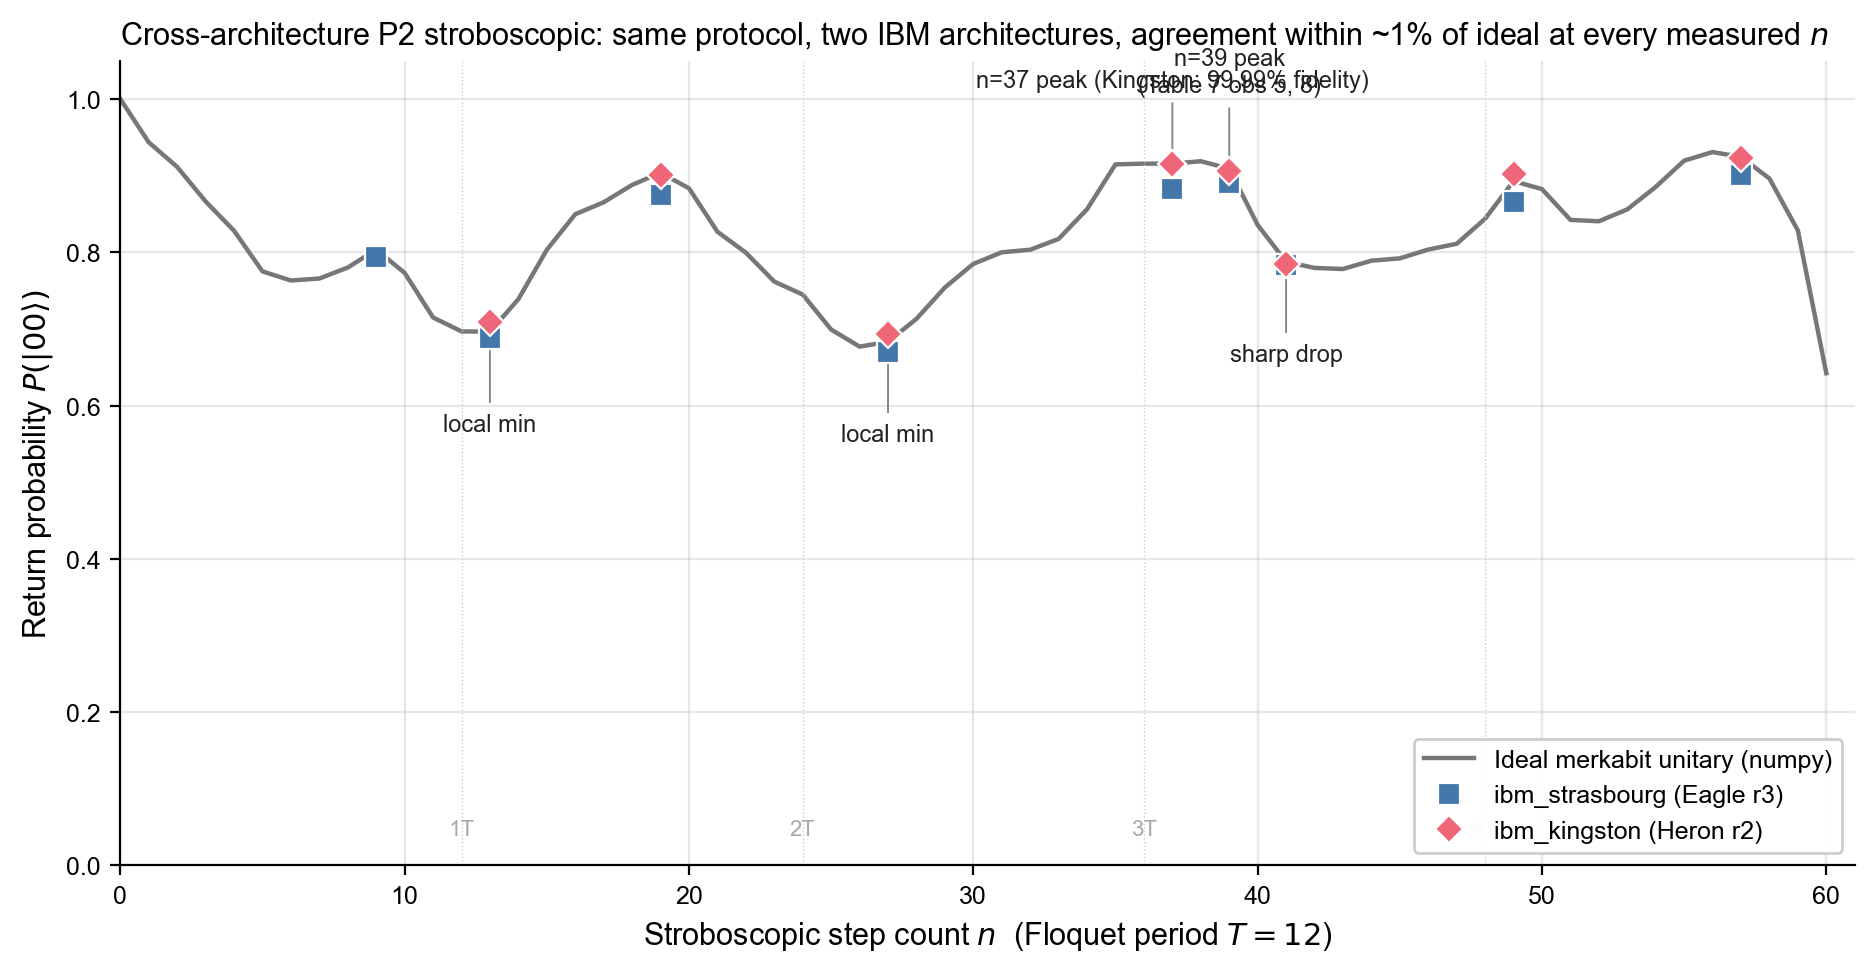

This chart was generated by the following Python code:
#!/usr/bin/env python3
"""
Figure 2 — Cross-architecture P2 stroboscopic return probability.

Single-panel figure showing P(|00>) at stroboscopic step n on:
  - IBM Eagle r3 (ibm_strasbourg) — blue squares
  - IBM Heron r2 (ibm_kingston)   — red diamonds
  - Ideal merkabit unitary (computed from base formulas) — grey line

This is the cleanest single-panel hardware result in the paper:
the same Floquet protocol on two different IBM architectures (heavy-hex
Eagle r3 and Heron r2) produces P_return values within ~1% of the ideal
quantum prediction at every measured step count, including the local
minima at n = 13 and n = 27, the quasi-period peak at n = 39, and the
sharp drop at n = 41.

Data sources:
  - Strasbourg / Kingston measurements: HARDWARE-RESULTS.md (canonical)
  - Ideal curve: simulations/angle_perturbation_control.py (numpy unitary
    that reproduces every paper-quoted ideal value to 4-digit agreement)

Output: fig2_cross_architecture_p2.png/.pdf
"""
import os, sys
import numpy as np
import matplotlib.pyplot as plt
import matplotlib as mpl

HERE = os.path.dirname(os.path.abspath(__file__))
sys.path.insert(0, os.path.join(HERE, "..", "simulations"))
import angle_perturbation_control as apc

# ── Style ──
mpl.rcParams.update({
    "font.family": "sans-serif",
    "font.sans-serif": ["Arial", "Helvetica", "DejaVu Sans"],
    "font.size": 10, "axes.labelsize": 11, "axes.titlesize": 11,
    "xtick.labelsize": 9, "ytick.labelsize": 9, "legend.fontsize": 9,
    "axes.spines.top": False, "axes.spines.right": False,
    "axes.grid": True, "grid.alpha": 0.3,
})

# ── Hardware data from HARDWARE-RESULTS.md ──
# Eagle r3 (ibm_strasbourg), 9 April 2026, batched job d7bovn8evlqs73a4buk0
STRASBOURG = {
    9:  0.7939, 13: 0.6882, 19: 0.8748, 27: 0.6699, 37: 0.8826,
    39: 0.8899, 41: 0.7830, 49: 0.8660, 57: 0.9014,
}
# Heron r2 (ibm_kingston), 12 April 2026, job d7ds1uh5a5qc73dq87d0
KINGSTON = {
    13: 0.7090, 19: 0.9011, 27: 0.6938, 37: 0.9155,
    39: 0.9058, 41: 0.7849, 49: 0.9016, 57: 0.9229,
}

# ── Compute ideal curve from numpy unitary ──
n_max = 60
P_ideal, _ = apc.predicted_observables(apc.MERKABIT_MULTIPLIERS, n_max=n_max)
n_ideal = np.arange(0, n_max + 1)

# ── Build figure ──
fig, ax = plt.subplots(figsize=(9.5, 5.0))

# Ideal curve
ax.plot(n_ideal, P_ideal, "-", color="#777777", linewidth=1.6,
        label="Ideal merkabit unitary (numpy)", zorder=2)

# Strasbourg measurements
xs = sorted(STRASBOURG)
ys = [STRASBOURG[n] for n in xs]
ax.plot(xs, ys, "s", color="#4477AA", markersize=8, label="ibm_strasbourg (Eagle r3)",
        zorder=4, markeredgecolor="white", markeredgewidth=0.8)

# Kingston measurements
xs = sorted(KINGSTON)
ys = [KINGSTON[n] for n in xs]
ax.plot(xs, ys, "D", color="#EE6677", markersize=7, label="ibm_kingston (Heron r2)",
        zorder=5, markeredgecolor="white", markeredgewidth=0.8)

# Highlight key step counts
key_features = [
    (13, P_ideal[13], "local min", "below"),
    (27, P_ideal[27], "local min", "below"),
    (37, P_ideal[37], "n=37 peak (Kingston: 99.99% fidelity)", "above"),
    (39, P_ideal[39], "n=39 peak\n(Table 7 obs 5, 8)", "above"),
    (41, P_ideal[41], "sharp drop", "below"),
]
for n, p_ideal, label, where in key_features:
    if where == "above":
        ax.annotate(label, xy=(n, p_ideal), xytext=(n, p_ideal + 0.10),
                    ha="center", fontsize=8.5, color="#222",
                    arrowprops=dict(arrowstyle="-", color="#888", lw=0.7))
    else:
        ax.annotate(label, xy=(n, p_ideal), xytext=(n, p_ideal - 0.13),
                    ha="center", fontsize=8.5, color="#222",
                    arrowprops=dict(arrowstyle="-", color="#888", lw=0.7))

# Floquet period markers
T = 12
for k in range(1, 5):
    ax.axvline(k * T, color="#cccccc", linewidth=0.5, linestyle=":")
    ax.text(k * T, 0.04, f"{k}T", color="#aaaaaa", fontsize=8, ha="center")

ax.set_xlabel(r"Stroboscopic step count $n$  (Floquet period $T = 12$)")
ax.set_ylabel(r"Return probability $P(|00\rangle)$")
ax.set_xlim(0, n_max + 1)
ax.set_ylim(0, 1.05)
ax.set_title(r"Cross-architecture P2 stroboscopic: same protocol, two IBM architectures, "
             r"agreement within ~1% of ideal at every measured $n$", loc="left")
ax.legend(loc="lower right", framealpha=0.95)

plt.tight_layout()
out_png = os.path.join(HERE, "fig2_cross_architecture_p2.png")
out_pdf = os.path.join(HERE, "fig2_cross_architecture_p2.pdf")
plt.savefig(out_png, dpi=200, bbox_inches="tight")
plt.savefig(out_pdf, bbox_inches="tight")
print(f"Wrote {out_png}")
print(f"Wrote {out_pdf}")
